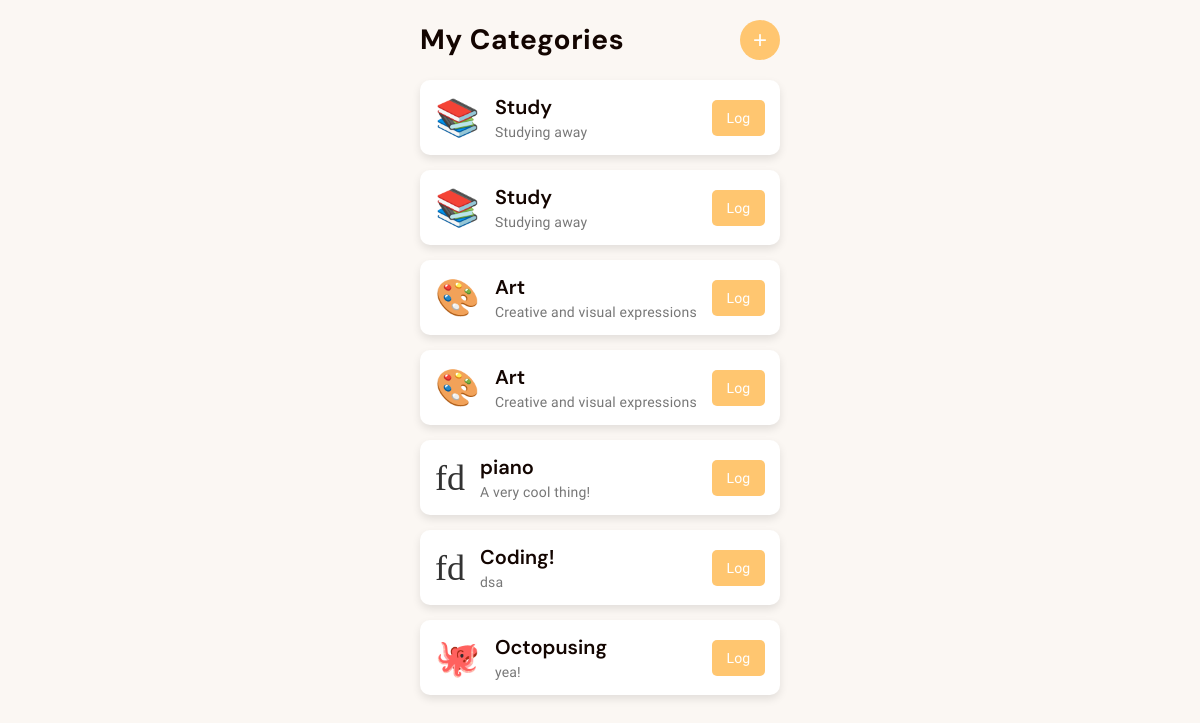
The app's page /, older data.
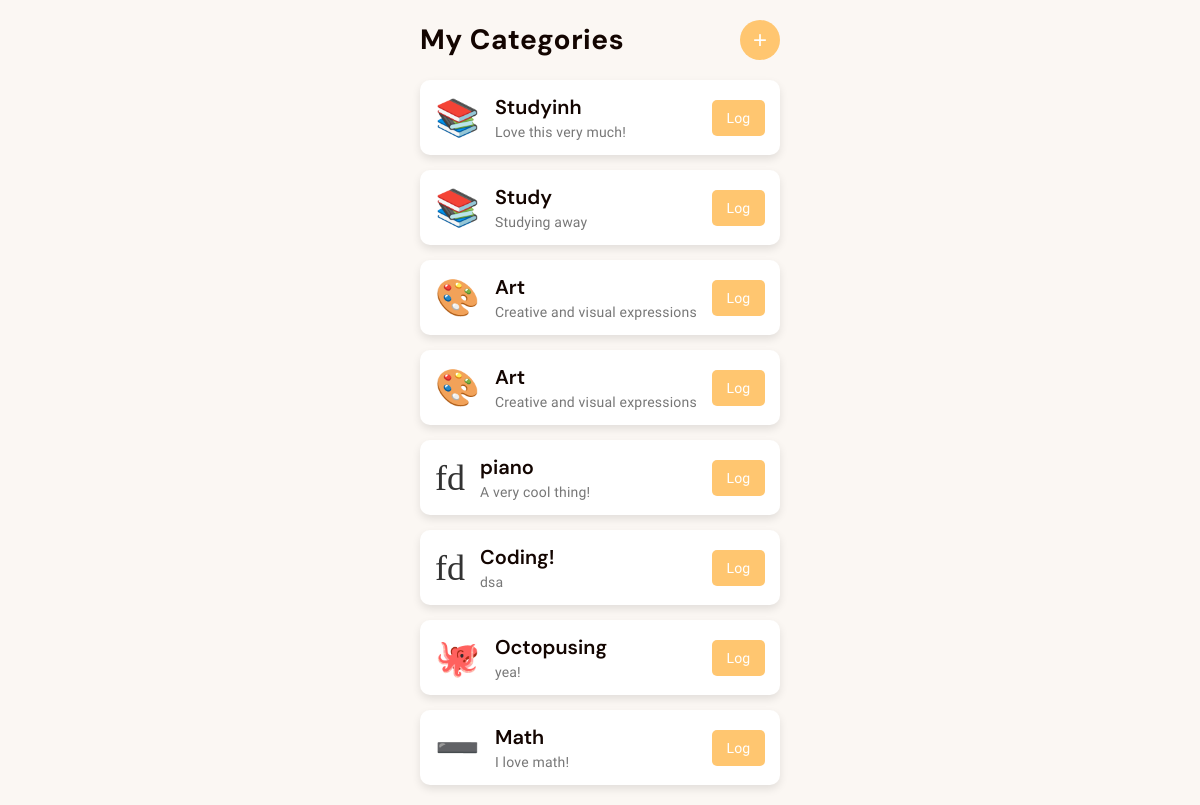
The same page, newer data.
### test_alch.py (models this page shows)
class Category(Base):
    __tablename__ = 'categories'
    id = Column(Integer, primary_key=True, autoincrement=True)
    name = Column(String)
    description = Column(String)
    icon = Column(String)
    log_entries = relationship("LogEntry", back_populates="category", cascade="all, delete-orphan", passive_deletes=True)

### app.py (the view)
@app.route("/", methods=["GET", "POST"])
def index():
    session = SessionLocal()
    categories = session.query(Category).all()
    session.close()
    return render_template('index.html', categories=categories)

### templates/index.html (shortened to what this page needs)
<!DOCTYPE html>
<html lang="en">
<head>
    <link rel="stylesheet" href="{{ url_for('static', filename='css/styles.css') }}">
</head>
<body>
    <div class="container">
        <header class="header">
            <h1>My Categories</h1>
            <a href="{{ url_for('create_category') }}" class="cat-button">
                <button class="add-category-btn">+</button>
            </a>
        </header>
        <div class="categories-list">
            {% for category in categories %}
                    <div class="category-card">
                        <a href="{{ url_for('category_stats', category_id=category.id) }}" class="category-link">
                            <div class="category-icon">{{ category.icon }}</div>
                            <div class="category-details">
                                <h3>{{ category.name }}</h3>
                                <p>{{ category.description }}</p>
                            </div>
                        </a>
                        <a href="{{ url_for('logger_form', category_id=category.id) }}">
                            <button class="log-btn">Log</button>
                        </a>
                    </div>
            {% endfor %}
        </div>
    </div>
</body>
</html>

Row changes from the older to the newer data that the page shows:
changed Category: name "Study" → "Studyinh"; description "Studying away" → "Love this very much!"
added Category: icon "➖", name "Math", description "I love math!"
